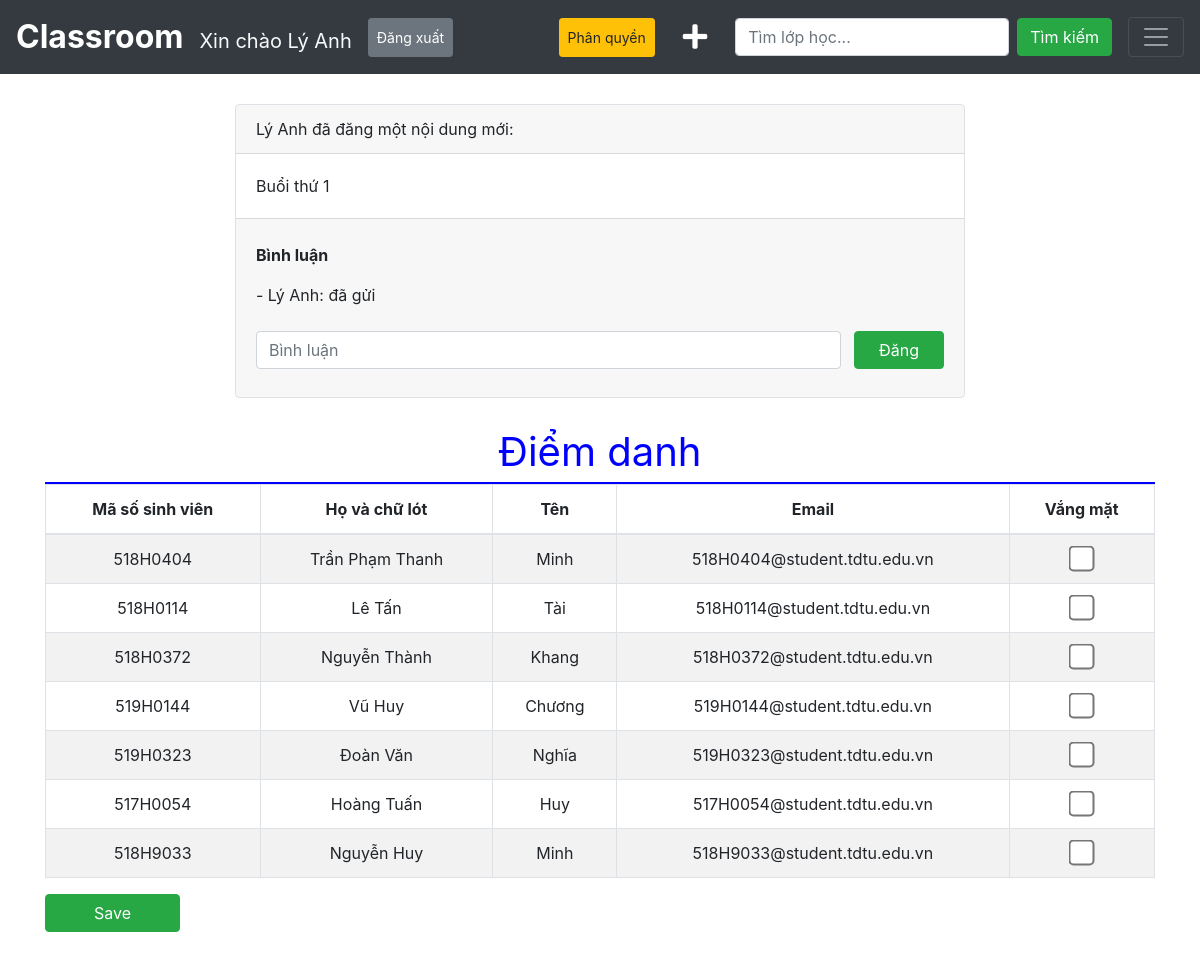
The app's page /attendance.php?id=15&idclass=4 (signed in) with its own data.
### tables this page shows
CREATE TABLE `lesson_info` (
  `id` int(11) NOT NULL,
  `content` varchar(2048) NOT NULL,
  `idclass` int(11) NOT NULL
);

CREATE TABLE `comment_info` (
  `id` int(11) NOT NULL,
  `content` varchar(2048) NOT NULL,
  `idlesson` int(11) NOT NULL
);

CREATE TABLE `student_info` (
  `id` int(11) NOT NULL,
  `mssv` varchar(255) NOT NULL,
  `surname` varchar(255) NOT NULL,
  `name` varchar(255) NOT NULL,
  `email` varchar(255) NOT NULL,
  `idclass` int(11) NOT NULL
);

### attendance.php (the view, shortened to what this page needs)
<!DOCTYPE html>
<html lang="en">
<head>
    <link rel="stylesheet" href="https://maxcdn.bootstrapcdn.com/bootstrap/4.5.2/css/bootstrap.min.css">
    <link rel="stylesheet" href="https://use.fontawesome.com/releases/v5.7.0/css/all.css">
    <link rel="stylesheet" href="style.css">
</head>
<body>
    <?php
        require("header.php");
        require("conn.php");
        if (isset($_GET["id"]) && isset($_GET["idclass"])) {
            $id = $_GET["id"];
            $idclass = $_GET["idclass"];
        }
    ?>
    <div class="attendance">
        <div class="container">
            <div class="row justify-content-center">
                <div class="col-8">
                    <div class="border rounded">
                        <?php
                            $sqllesson = "SELECT * FROM lesson_info WHERE id = $id";
                            $resultlesson = $conn->query($sqllesson);
                            while ($data = $resultlesson->fetch_assoc()) {
                        ?>
                        <div class="card-header"><?php echo $_SESSION["name"] ?> đã đăng một nội dung mới:</div>
                        <div class="card-body">
                            <div><?php echo $data["content"] ?></div>
                        </div>
                        <div class="card-footer pt-4">
                            <div class="cmt-info">
                                <div class="font-weight-bold mb-3">Bình luận</div>
                        <?php
                            }
                            $sqlcmt = "SELECT * FROM comment_info WHERE idlesson = $id";
                            $resultcmt = $conn->query($sqlcmt);
                            while ($data = $resultcmt->fetch_assoc()) {
                        ?>
                            <div class="cmt pb-4">- <?php echo $_SESSION["name"] ?>: <?php echo $data["content"] ?></div>
                        <?php
                            }
                        ?>
                            </div>
                            <form action="#" method="POST">
                                <div class="form-group">
                                    <input type="text" class="form-control comment" placeholder="Bình luận" name="comment">
                                    <input type="submit" class="btn-comment btn btn-success float-right px-4" value="Đăng">
                                </div>
                            </form>
                        </div>
                    </div>
                </div>
                <div class="col-12">
                    <form action="#" method="POST">
                        <div class="people-student-title text-center mt-4">Điểm danh</div>
                        <table class="table table-hover table-striped table-bordered text-center" >
                            <thead>
                                <tr>
                                    <th>Mã số sinh viên</th>
                                    <th>Họ và chữ lót</th>
                                    <th>Tên</th>
                                    <th>Email</th>
                                    <th>Vắng mặt</th>
                                </tr>
                            </thead>
                            <?php
                                $sqlstudent = "SELECT * FROM student_info WHERE idclass = $idclass";
                                $resultstudent = $conn->query($sqlstudent);
                                while ($data = $resultstudent->fetch_assoc()) {
                            ?>
                            <tr class="item">
                                <td class=" align-middle"><?php echo $data["mssv"] ?></td>
                                <td class=" align-middle"><?php echo $data["surname"] ?></td>
                                <td class=" align-middle"><?php echo $data["name"] ?></td>
                                <td class=" align-middle"><?php echo $data["email"] ?></td>
                                <td class=" align-middle"><input value=<?=$data["id"]?> type="checkbox" class="form-check-input-student" name="checkstudent[]"></td>
                            </tr>
                            <?php
                                }
                            ?>
                        </table>
                        <div><button type="submit" name="checkattendance" class="btn btn-success mb-5 px-5">Save</button></div>
                    </form>
                </div>
            </div>
        </div>
    </div>
</body>
</html>

### header.php (shortened to what this page needs)
<nav class="navbar bg-dark navbar-dark fixed-top">
        <div class="form-inline">
            <a class="navbar-brand" href="home.php" title="Trang chủ">Classroom</a>
            <div class="name-user text-light">Xin chào <?= $_SESSION["name"]?></div>
            <a class="btn btn-sm btn-secondary ml-3 p-2" href="logout.php">Đăng xuất</a>
        </div>
        <form class="form-inline" action="home.php" method="GET">
            <?php
                if ($_SESSION["level"] == 1 || $_SESSION["level"] == 2) {
                    echo '<a class="btn btn-sm btn-warning mr-3 p-2" href="admin.php">Phân quyền</a>';
                }
            ?>
            <span class="create-icon pr-3"><a class="fas fa-plus" href="createclass.php" title="Tạo lớp học"></a></span>
            <input class="form-control mr-sm-2" type="text" placeholder="Tìm lớp học..." name="search" value="<?php if(isset($_GET["search"])){echo $_GET["search"];}else{echo "";} ?>">
            <input type="submit" class="btn btn-success" value="Tìm kiếm">
            <button class="navbar-toggler ml-3" type="button" data-toggle="collapse" data-target="#collapsibleNavbar">
                <span class="navbar-toggler-icon" title="Danh sách lớp"></span>
            </button>
        </form>
    </nav>
    <br>

### style.css (style rules this page uses)
* { margin: 0px; padding: 0px; }
.navbar-brand { font-size: 32px; font-weight: bold; }
.name-user { margin-bottom: -8px; font-size: 20px; }
.create-icon a { color: white; font-size: 28px; text-decoration: none; padding: 8px 12px 8px 12px; border-radius: 50%; }
.create-class, .home, .admin, .delete-class, .subject-page, .create-student, .attendance { margin-top: 80px; }
.comment { width: 85%; }
.btn-comment { margin-top: -38px; }
.people-teacher-title, .people-student-title, .people-create-student-title { font-size: 40px; color: blue; border-bottom: 2px solid blue; }
.form-check-input-student { transform: scale(2); }

### records on screen
lesson_info: content "Buổi thứ 1"
comment_info: content "đã gửi"
student_info: mssv "518H0404", surname "Trần Phạm Thanh", name "Minh", email "518H0404@student.tdtu.edu.vn"
student_info: mssv "518H0114", surname "Lê Tấn", name "Tài", email "518H0114@student.tdtu.edu.vn"
student_info: mssv "518H0372", surname "Nguyễn Thành", name "Khang", email "518H0372@student.tdtu.edu.vn"
student_info: mssv "519H0144", surname "Vũ Huy", name "Chương", email "519H0144@student.tdtu.edu.vn"
student_info: mssv "519H0323", surname "Đoàn Văn", name "Nghĩa", email "519H0323@student.tdtu.edu.vn"
student_info: mssv "517H0054", surname "Hoàng Tuấn", name "Huy", email "517H0054@student.tdtu.edu.vn"
student_info: mssv "518H9033", surname "Nguyễn Huy", name "Minh", email "518H9033@student.tdtu.edu.vn"

### other values on screen
$_SESSION["name"] "Lý Anh"
